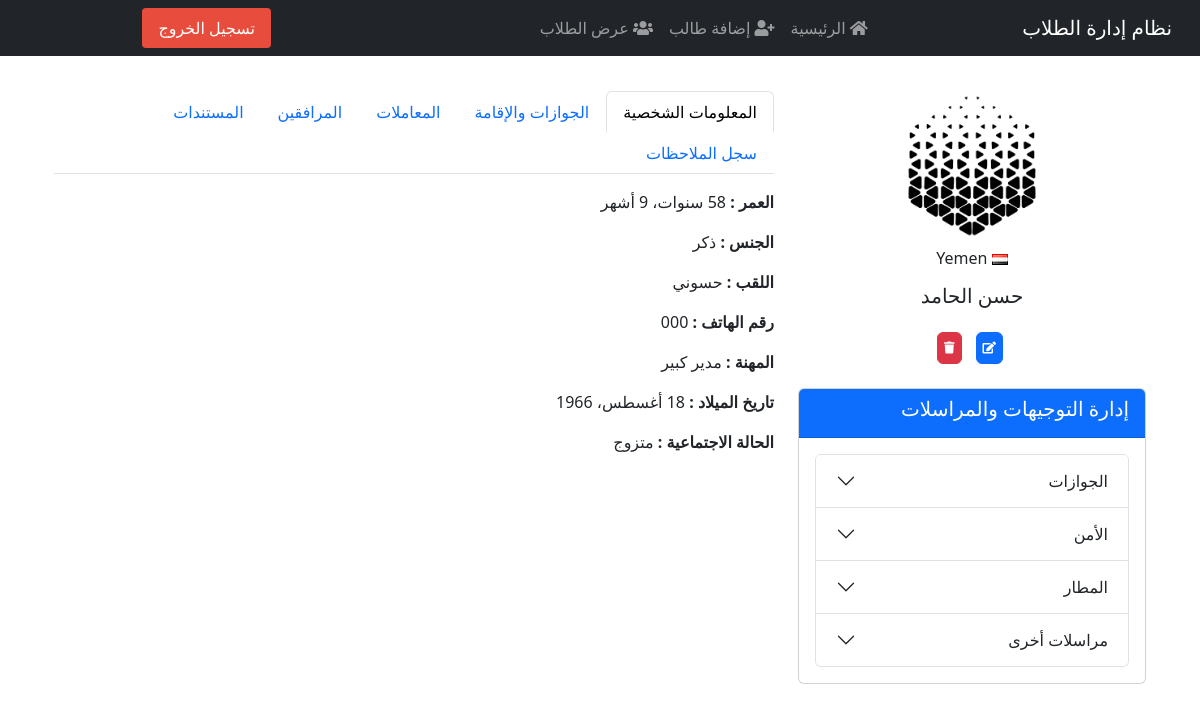
The app's page /student/25/ (signed in) with its own data.
### students/models.py (models this page shows, shortened)
class Student(models.Model):
    class Meta:
        verbose_name        = "الطالب"
        verbose_name_plural = "الطلاب"
    image = models.ImageField(upload_to='students_images/', blank=True, null=True, verbose_name="صورة الطالب")
    note = models.TextField(blank=True, null=True, verbose_name="ملاحظة")
    GENDER_CHOICES = [
        ('M', 'ذكر'),
        ('F', 'أنثى'),
    ]
    nationality = CountryField(verbose_name="الجنسية")
    MARITAL_STATUS_CHOICES = [
        ('single', 'أعزب'),
        ('married', 'متزوج'),
        ('divorced', 'مطلق'),
        ('widowed', 'أرمل'),
    ]
    first_name = models.CharField(max_length=100, verbose_name="الاسم الأول")
    last_name = models.CharField(max_length=100, verbose_name="اللقب")
    birth_date = models.DateField(verbose_name="تاريخ الميلاد")
    gender = models.CharField(max_length=1, choices=GENDER_CHOICES, verbose_name="الجنس")
    image = models.ImageField(upload_to='students_images/', blank=True, null=True, verbose_name="صورة الطالب")
    nationality = CountryField(verbose_name="الجنسية")
    job = models.CharField(max_length=100, verbose_name="الوظيفة", blank=True, null=True)
    marital_status = models.CharField(max_length=10, choices=MARITAL_STATUS_CHOICES, verbose_name="الحالة الاجتماعية")
    passport_number = models.CharField(max_length=50, blank=True, null=True, verbose_name="رقم الجواز")
    registration_number = models.CharField(max_length=50, blank=True, null=True, verbose_name="رقم التسجيل")
    place_of_issue = models.CharField(max_length=100, blank=True, null=True, verbose_name="مكان الإصدار")
    passport_number_old = models.CharField(max_length=50, blank=True, null=True)
    purpose = models.CharField(max_length=100, blank=True, null=True, verbose_name="الغرض")
    registration_place = models.CharField(max_length=100, blank=True, null=True, verbose_name="مكان التسجيل")
    visa_number = models.CharField(max_length=50, blank=True, null=True, verbose_name="رقم التأشيرة")
    date_of_issued = models.DateField(blank=True, null=True, verbose_name="تاريخ الإصدار")
    port_name = models.CharField(max_length=100, blank=True, null=True, verbose_name="اسم الميناء")
    date_of_registration = models.DateField(blank=True, null=True, verbose_name="تاريخ التسجيل")
    place_of_issued_residence = models.CharField(max_length=100, blank=True, null=True, verbose_name="مكان إصدار الإقامة")
    residence_number = models.CharField(max_length=50, blank=True, null=True, verbose_name="رقم الإقامة")
    residence_issue_place = models.CharField(max_length=100, blank=True, null=True, verbose_name="مكان إصدار الإقامة")
    residence_issued_date = models.DateField(blank=True, null=True, verbose_name="تاريخ إصدار الإقامة")
    residence_end_date = models.DateField(blank=True, null=True, verbose_name="تاريخ انتهاء الإقامة")
    reference_number = models.CharField(max_length=50, blank=True, null=True, verbose_name="الرقم المرجعي")
    entry_date = models.DateField(blank=True, null=True, verbose_name="تاريخ الدخول")
    end_date = models.DateField(blank=True, null=True, verbose_name="تاريخ المغادرة")
    registration_date = models.DateField(blank=True, null=True, verbose_name="تاريخ التسجيل")
    end_registration_date = models.DateField(blank=True, null=True, verbose_name="تاريخ انتهاء التسجيل")
    type_of_services = models.CharField(max_length=100, blank=True, null=True, verbose_name="نوع الخدمات")
    issuing_authority = models.CharField(max_length=100, blank=True, null=True, verbose_name="الجهة المصدرة")
    phone_number = models.CharField(max_length=20, blank=True, null=True, verbose_name="رقم الهاتف")
    companion_name = models.CharField(max_length=100, blank=True, null=True, verbose_name="اسم المرافق")
    companion_nationality = models.CharField(max_length=100, blank=True, null=True, verbose_name="جنسية المرافق")
    companion_relationship = models.CharField(max_length=100, blank=True, null=True, verbose_name="صلة القرابة")
    companion_passport_number = models.CharField(max_length=50, blank=True, null=True, verbose_name="رقم جواز المرافق")
    companion_residence_number = models.CharField(max_length=50, blank=True, null=True, verbose_name="رقم إقامة المرافق")
    companion_residence_end_date = models.DateField(blank=True, null=True, verbose_name="تاريخ انتهاء إقامة المرافق")
    note = models.TextField(blank=True, null=True, verbose_name="ملاحظة")
    class Meta:
        permissions = [
            ("can_create_correspondence", "Can create correspondence/letters"),
        ]

### students/views.py (the view)
# urls.py: path('<int:student_id>/', views.student_detail, name='student_detail'),
@login_required
def student_detail(request, student_id):
    student = get_object_or_404(Student, id=student_id)
    return render(request, 'students/student_detail.html', {'student': student})

### students/templates/students/student_detail.html (shortened to what this page needs)
{% extends "students/base.html" %}
{% load static %}
{% block content %}
<div class="container mt-4">
  <div class="row">
    <div class="col-md-4">
      <div class="text-center mb-4">
        {% if student.image and student.image.url %}
          <img src="{{ student.image.url }}" class="rounded-circle img-fluid" alt="Student Image" style="width: 150px; height: 150px;">
        {% else %}
          <img src="{% static 'students/default.png' %}" class="rounded-circle img-fluid" alt="Default Image" style="width: 150px; height: 150px;">
        {% endif %}
        <h6 class="st-na mt-2">
          <img src="{% static 'flags/' %}{{ student.nationality.code|lower }}.gif" alt="{{ student.nationality.name }}">
          {{ student.nationality.name }}
        </h6>
        <h5 class="mt-3 st-name">{{ student.first_name }}</h5>
      </div>
      <div class="student-actions mb-4 text-center">
        <a href="{% url 'student_edit' student.id %}" class="btn btn-primary me-1">
          <i class="fas fa-edit"></i>
        </a>
        <form action="{% url 'delete_student' student.id %}" method="post" class="d-inline">
          <button type="submit" class="btn btn-danger" onclick="return confirm('هل أنت متأكد من حذف هذا الطالب؟');">
            <i class="fas fa-trash"></i>
          </button>
        </form>
      </div>
      <div class="card">
        <div class="card-header bg-primary text-white">
          <h5 class="card-title">إدارة التوجيهات والمراسلات</h5>
        </div>
        <div class="card-body">
          <div class="accordion" id="directiveAccordion">
            <div class="accordion-item">
              <h2 class="accordion-header" id="headingPassport">
                <button class="accordion-button collapsed" type="button" data-bs-toggle="collapse" data-bs-target="#collapsePassport" aria-expanded="false" aria-controls="collapsePassport">
                  الجوازات
                </button>
              </h2>
            </div>
            <div class="accordion-item">
              <h2 class="accordion-header" id="headingSecurity">
                <button class="accordion-button collapsed" type="button" data-bs-toggle="collapse" data-bs-target="#collapseSecurity" aria-expanded="false" aria-controls="collapseSecurity">
                  الأمن
                </button>
              </h2>
            </div>
            <div class="accordion-item">
              <h2 class="accordion-header" id="headingAirport">
                <button class="accordion-button collapsed" type="button" data-bs-toggle="collapse" data-bs-target="#collapseAirport" aria-expanded="false" aria-controls="collapseAirport">
                  المطار
                </button>
              </h2>
            </div>
            <div class="accordion-item">
              <h2 class="accordion-header" id="headingCorrespondence">
                <button class="accordion-button collapsed" type="button" data-bs-toggle="collapse" data-bs-target="#collapseCorrespondence" aria-expanded="false" aria-controls="collapseCorrespondence">
                  مراسلات أخرى
                </button>
              </h2>
            </div>
          </div>
        </div>
      </div>
    </div>
    <div class="col-md-8">
      <ul class="nav nav-tabs" id="studentTabs" role="tablist">
        <li class="nav-item">
          <button class="nav-link active" id="personal-tab" data-bs-toggle="tab" data-bs-target="#personal" type="button">المعلومات الشخصية</button>
        </li>
        <li class="nav-item">
          <button class="nav-link" id="passport-tab" data-bs-toggle="tab" data-bs-target="#passport" type="button">الجوازات والإقامة</button>
        </li>
        <li class="nav-item">
          <button class="nav-link" id="services-tab" data-bs-toggle="tab" data-bs-target="#services" type="button">المعاملات</button>
        </li>
        <li class="nav-item">
          <button class="nav-link" id="companion-tab" data-bs-toggle="tab" data-bs-target="#companion" type="button">المرافقين</button>
        </li>
        <li class="nav-item">
          <button class="nav-link" id="documents-tab" data-bs-toggle="tab" data-bs-target="#documents" type="button">المستندات</button>
        </li>
        <li class="nav-item">
          <button class="nav-link" id="note-tab" data-bs-toggle="tab" data-bs-target="#note" type="button">سجل الملاحظات</button>
        </li>
      </ul>
      <div class="tab-content mt-3">
        <div class="tab-pane fade show active" id="personal">
          <p><strong>العمر :</strong> {{ student.birth_date|timesince }}</p>
          <p><strong>الجنس :</strong> {{ student.get_gender_display }}</p>
          <p><strong>اللقب :</strong> {{ student.last_name }}</p>
          <p><strong>رقم الهاتف :</strong> {{ student.phone_number }}</p>
          <p><strong>المهنة :</strong> {{ student.job }}</p>
          <p><strong>تاريخ الميلاد :</strong> {{ student.birth_date }}</p>
          <p><strong>الحالة الاجتماعية :</strong> {{ student.get_marital_status_display }}</p>
        </div>
      </div>
    </div>
  </div>
</div>
{% endblock %}

### students/static/css/style.css (style rules this page uses)
body { font-family: 'Tajawal', sans-serif; text-align: right; }
.card { margin-bottom: 20px; }
.card-header { font-size: 1.2em; font-weight: bold; }
.card-body { padding: 20px; }
h6.st-na { margin-top: 16px; }
.student-actions { margin-top: 10px; display: flex; gap: 10px; justify-content: center; }
a.btn.btn-primary, .btn.btn-danger { font-size: 12px; padding: 6px; }

### students/templates/students/student_detail.html (style rules this page uses)
.accordion-button { justify-content: flex-start; }
.accordion-button::after { margin-left: 0; margin-right: auto; }

### records on screen
Student: image (picture), nationality.name "Yemen", first_name "حسن الحامد", birth_date "58 سنوات، 9 أشهر", gender "ذكر", last_name "حسوني", phone_number "000", job "مدير كبير", birth_date "18 أغسطس، 1966", marital_status "متزوج"
